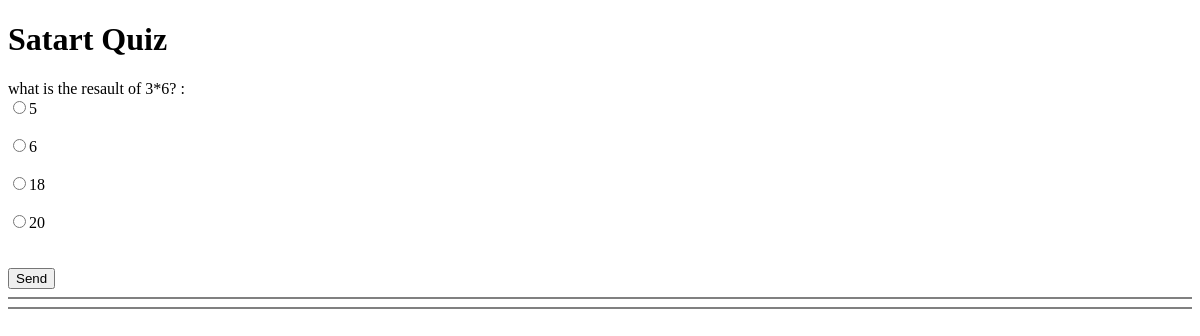
The page /quiz/ehsanmelm82gmailcom on the database as committed earlier.
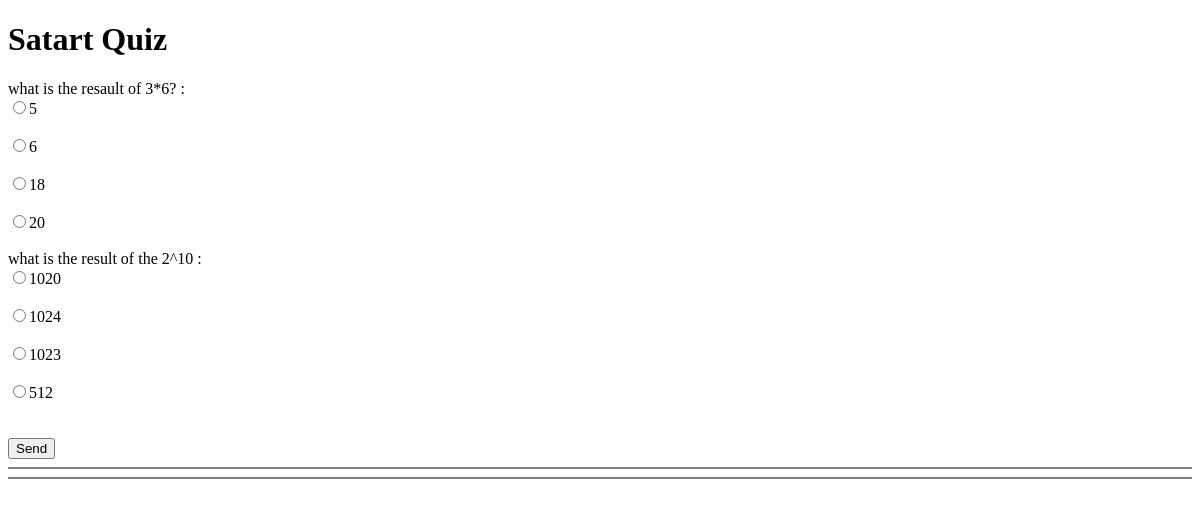
The same page on the database as committed later.
### quiz/models.py (models this page shows)
class QuizModels(models.Model):
    question = models.TextField()
    opt1 = models.CharField(max_length=255)
    opt2 = models.CharField(max_length=255)
    opt3 = models.CharField(max_length=255)
    opt4 = models.CharField(max_length=255)
    ANSWER_OPTIONS = [
        ("opt1", "opt1"),
        ("opt2", "opt2"),
        ("opt3", "opt3"),
        ("opt4", "opt4"),
    ]
    answer = models.CharField(max_length=255, choices=ANSWER_OPTIONS)

### quiz/views.py (the view, shortened to what this page needs)
# urls.py: path("quiz/<slug:slug>", views.QuizView.as_view(), name="quiz_page"),
class QuizView(View):
    def get(self, request, slug):
        questions = QuizModels.objects.all()
        return render(request, "quiz/quiz.html", {"questions": questions})

### quiz/templates/quiz/quiz.html (shortened to what this page needs)
<!DOCTYPE html>
<html lang="en">
<head>
</head>
<h1> Satart Quiz </h1>
<body>
    <form method="POST">
        {% for i in questions %}
        <label>{{i.question}} : </label>
        <br>
        <input type="radio" name="{{i.id}}" value="opt1" id="q1a"><label for="q1a">{{i.opt1}}</label><br /><br>
        <input type="radio" name="{{i.id}}" value="opt2" id="q1a"><label for="q1a">{{i.opt2}}</label><br /><br>
        <input type="radio" name="{{i.id}}" value="opt3" id="q1a"><label for="q1a">{{i.opt3}}</label><br /><br>
        <input type="radio" name="{{i.id}}" value="opt4" id="q1a"><label for="q1a">{{i.opt4}}</label><br /><br>
        {% endfor%}
        <br>
        <button>Send</button>
        <br>
        <hr style="height:2px;border-width:0;color:gray;background-color:gray"> {{msg}}
        <hr style="height:2px;border-width:0;color:gray;background-color:gray">
    </form>
</body>
</html>

Rows that differ between the two databases and show on the page:
added QuizModels: question "what is the result of the 2^10", opt1 "1020", opt2 "1024", opt3 "1023", opt4 "512"
